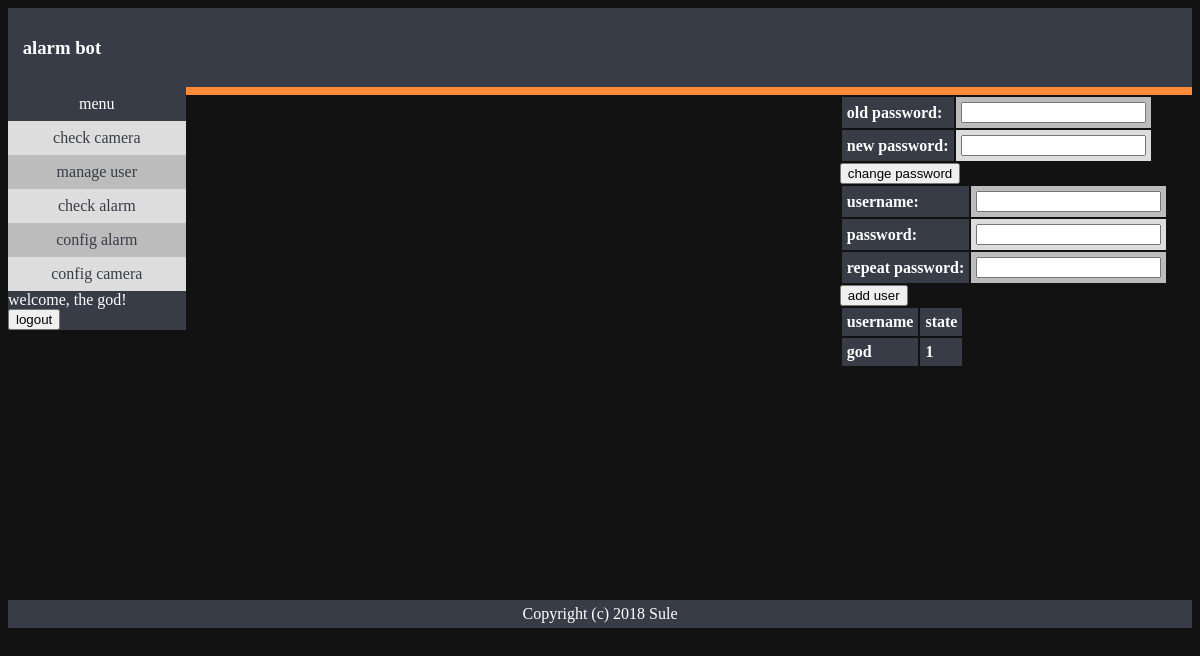
The app's page /panel/userpage/ (signed in), older data.
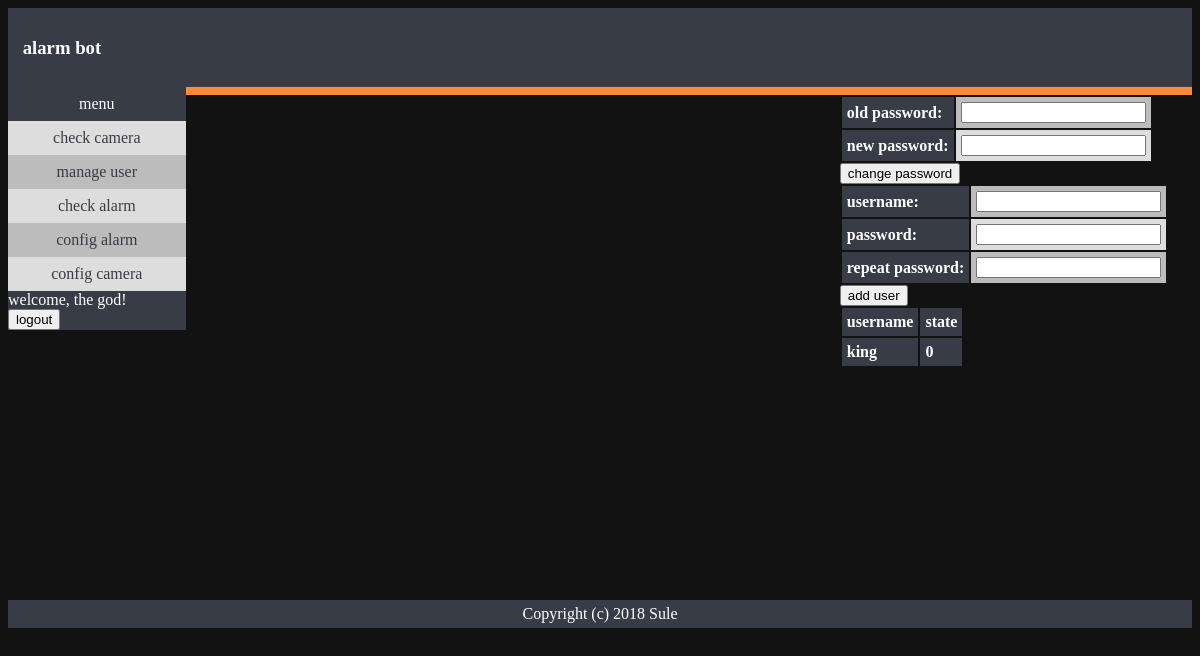
The same page, newer data.
### panel/models.py (models this page shows)
class User(models.Model):
    username = models.TextField()
    password = models.TextField()
    state = models.IntegerField(default=0)
    level = models.IntegerField(default=1)

### panel/views.py (the view)
# urls.py: path('userpage/', views.userpage, name='userpage'),
def userpage(request):
    is_auth = getsession(request, 'is_auth', False)
    is_god = getsession(request, 'level', 0) == 0
    form_pwd = ChangePswForm()
    form_reg = RegisterForm()
    userlist = []
    usernm = getsession(request, 'username', 'stranger')
    if is_god:
        userlist = User.objects.filter(level=1)
    if is_auth:
        context = {
            'is_auth': is_auth,
            'is_god': is_god,
            'form_pwd': form_pwd,
            'form_reg': form_reg,
            'userlist': userlist,
            'username': usernm
        }
        return render(request, 'panel/manage.html', context)
    return HttpResponseForbidden()

### panel/forms.py (shortened to what this page needs)
class ChangePswForm(forms.Form):
    oldpassword = forms.CharField(label='old password', max_length=100, widget=forms.PasswordInput())
    newpassword = forms.CharField(label='new password', max_length=100, widget=forms.PasswordInput())

class RegisterForm(forms.Form):
    username = forms.CharField(label='username', max_length=100)
    password = forms.CharField(label='password', max_length=100, widget=forms.PasswordInput())
    password2 = forms.CharField(label='repeat password', max_length=100, widget=forms.PasswordInput())

### panel/views.py (called while the page is built)
def getsession(request, key, default):
    res = default
    if key in request.session:
        res = request.session[key]
    return res

### panel/templates/panel/manage.html (shortened to what this page needs)
{% extends "panel/panel.html" %} {% block page %}
<div>
    <form action="/panel/userpage/opt/0" method="post">
        <table>
            {{ form_pwd.as_table }}
        </table>
        <input type="submit" value="change password">
    </form>
</div>
{% if is_god %}
<div>
    <form action="/panel/userpage/opt/1" method="post">
        <table>
            {{ form_reg.as_table }}
        </table>
        <input type="submit" value="add user">
    </form>
</div>
<div>
    <table>
        <tbody>
            <tr>
                <th>username</th>
                <th>state</th>
            </tr>
            {% for user in userlist %}
            <tr onclick=deluser({{user.id}})>
                <th>{{user.username}}</th>
                <th>{{user.state}}</th>
            </tr>
            {% endfor %}
        </tbody>
    </table>
</div>
{% endif %} {% endblock page %}

### panel/templates/panel/panel.html (shortened to what this page needs)
<!DOCTYPE html>
<html>
<head>
    <meta charset="UTF-8"> {% load static %}
    <link rel="stylesheet" href="{% static 'panel/style.css' %}"> {% load static %}
</head>
<body>
    <header>
        <h3>&nbsp;alarm bot</h3>
    </header>
    <nav>
        <menu>
            <li id="ret">
                <div class="active">menu</div>
            </li>
            {% if is_auth %}
            <li id="ret" onclick=view()>
                <div>check camera</div>
            </li>
            <li id="ret" onclick=userpage()>
                <div>manage user</div>
            </li>
            <li id="ret" onclick=getalarm()>
                <div>check alarm</div>
            </li>
            <li id="ret" onclick=config()>
                <div>config alarm</div>
            </li>
            <li id="ret" onclick=camera()>
                <div>config camera</div>
            </li>
            {% endif %}
        </menu>
        {% if is_auth %}
        <div id="white">welcome, the {{username}}!</div>
        <form action="/panel/login/" method="get">
            <input type="submit" value="logout">
        </form>
        {% else %}
        <form action="/panel/login/" method="post">
            {% csrf_token %} {{ form }}
            <input type="submit" value="Login">
        </form>
        {% endif %}
    </nav>
    <section>
        <div id="alarm"></div>
        <div id="page">
            {% block page %} {% endblock page %}
        </div>
    </section>
    <footer>
        Copyright (c) 2018 Sule
    </footer>
</body>
</html>

### panel/static/panel/style.css (style rules this page uses)
#page td, #page th { padding: 5px; }
#page tr:nth-child(even) { background-color: #dddddd; }
#page tr:nth-child(odd) { background-color: #bcbcbc; }
#page th { text-align: left; background-color: #383c47; color: #ffffff; }
body { background-color: #121212; }
menu li:nth-child(even) { background-color: #dddddd; }
menu li:nth-child(odd) { background-color: #bcbcbc; }
menu { list-style-type: none; margin: 0; padding: 0; width: 100%; background-color: #eeeeee; }
li div { display: block; color: #383c47; padding: 8px; }
li div.active { background-color: #383c47; color: white; }
header { background-color: #383c47; color: white; padding: 10px; }
nav { background-color: #383c47; height: 100%; width: 15%; float: left; }
section { width: 85%; float: right; }
footer { clear: both; background-color: #383c47; color: #ffffff; padding: 5px; text-align: center; }
#ret { clear: both; text-align: center; }
#page { position:sticky; height: 505px; width: 35%; float: right; overflow: auto; }
#alarm { text-align: center; border: 4px solid #ff8a38; color: white; }
label[for=id_line], label[for=id_oldpassword], label[for=id_newpassword], label[for=id_password], label[for=id_username], { color: white; }
#white { color: white; }

Row changes from the older to the newer data that the page shows:
no longer on this page (row edited): User: username "god", state "1"
added User: username "king", state "0"
Text that changed along with them:
{{ username }}: (not shown) → "god"
